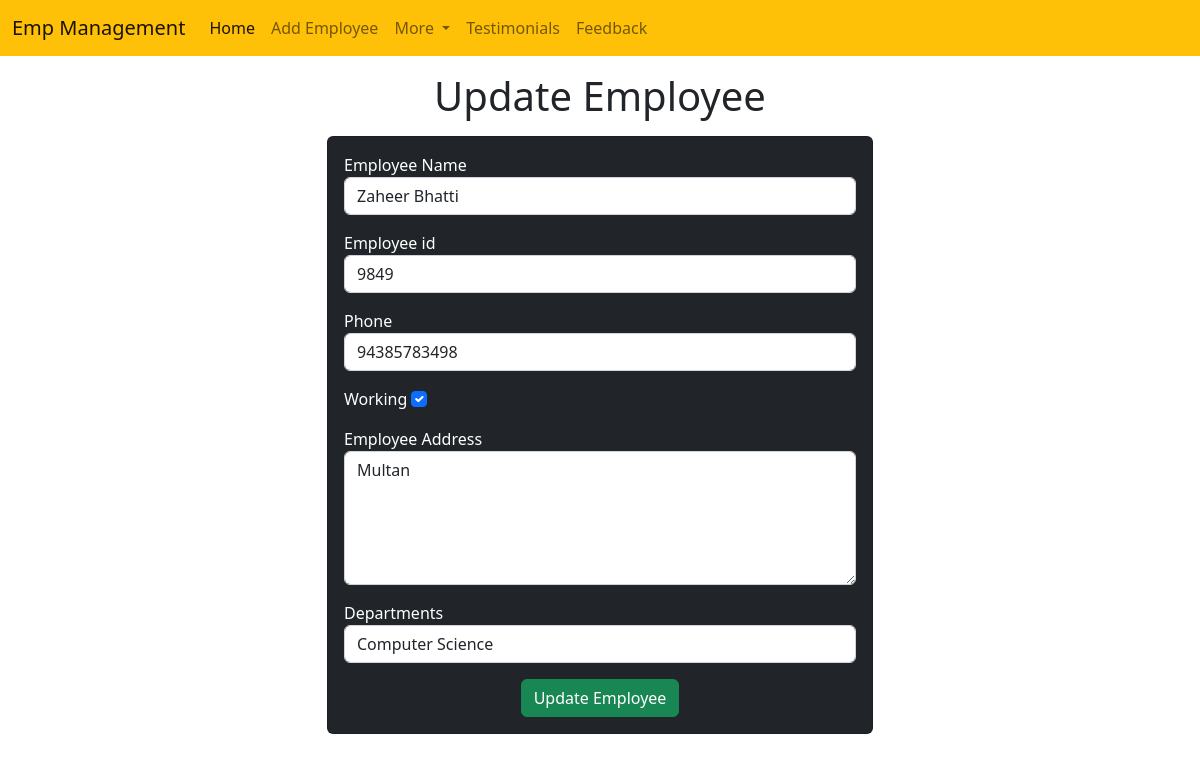
The page /emp/update-emp/11 on the database its author committed.
### emp/models.py (models this page shows, shortened)
class Emp(models.Model):
    name=models.CharField(max_length=200)
    emp_id=models.CharField(max_length=200)
    phone=models.CharField(max_length=10)
    address=models.CharField(max_length=150)
    working=models.BooleanField(default=True)
    department=models.CharField(max_length=10)

### emp/views.py (the view)
# urls.py: path("update-emp/<int:emp_id>",update_emp),
def update_emp(request,emp_id):
    emp=Emp.objects.get(pk=emp_id)
    return render(request, "emp/update_emp.html",{
        'emp':emp
    })

### templates/emp/update_emp.html (shortened to what this page needs)
<!doctype html>
<html lang="en">
  <head>
    <link href="https://cdn.jsdelivr.net/npm/bootstrap@5.2.3/dist/css/bootstrap.min.css" rel="stylesheet">
  </head>
  <body>
    {% include 'emp/navbar.html' %}
    <h1 class="text-center my-3">Update Employee</h1>
    <div class="container">
        <div class="row">
            <div class="col-md-6 offset-md-3">
                <div class="card bg-dark text-white">
                    <div class="card-body">
                        <form action="/emp/do-update-emp/{{emp.id}}" method="POST">
                            <div class="mb-3">
                                <label for="name">Employee Name</label>
                                <input id="name" type="text" class="form-control" placeholder="Enter Emp Name" name="emp_name" value="{{emp.name}}"/>
                            </div>
                            <div class="mb-3">
                                <label for="id">Employee id</label>
                                <input id="id" type="text" class="form-control" placeholder="Enter Emp id" name="emp_id" value="{{emp.emp_id}}"/>
                            </div>
                            <div class="mb-3">
                                <label for="phone">Phone</label>
                                <input id="phone" type="text" class="form-control" placeholder="Enter Emp phone" name="emp_phone" value="{{emp.phone}}"/>
                            </div>
                            <div class="mb-3">
                                <label for="working">Working</label>
                                <input id="working" type="checkbox" class="form-check-input" name="emp_working" {% if emp.working %} checked {% endif %} />
                            </div>
                            <div class="mb-3">
                                <label for="address">Employee Address</label>
                                <textarea name="emp_address" id="address" rows="5" class="form-control" name="emp_working">{{emp.address}}</textarea>
                            </div>
                            <div class="mb-3">
                                <label for="department">Departments</label>
                                <select value="{{emp.department}}" id="department" name="emp_department" type="" class="form-control">
                                    <option value="CS">Computer Science</option>
                                </select>
                            </div>
                            <div class="container text-center">
                                <button class="btn btn-success">
                                    Update Employee
                                </button>
                            </div>
                        </form>
                    </div>
                </div>
            </div>
        </div>
    </div>
  </body>
</html>

### rows shown on the page
Emp: emp_name "Zaheer Bhatti", emp_id "9849", emp_phone "94385783498", working "☑", emp_address "Multan", emp_department "Computer Science"
